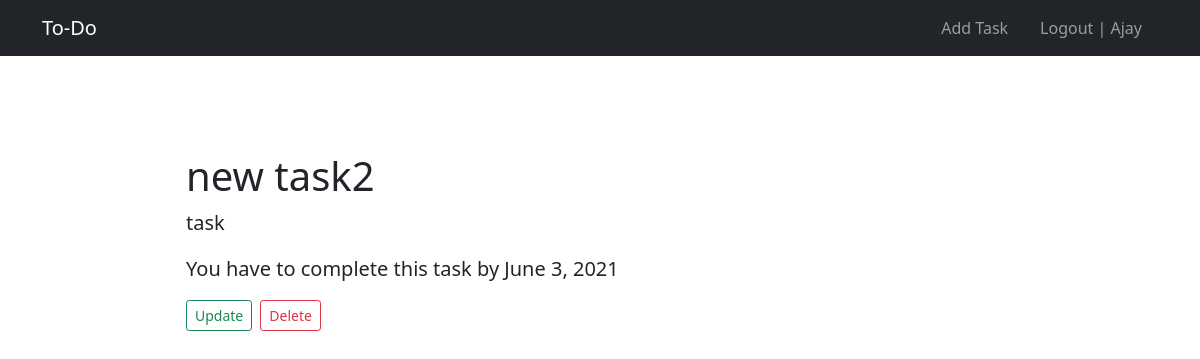
/todo/detail/18 (signed in), run on the app's committed database.
### users/models.py (models this page shows, shortened)
class CustomUser(AbstractUser):
    username = None
    email = models.EmailField(_('email address'), unique=True)
    USERNAME_FIELD = 'email'
    REQUIRED_FIELDS = []
    objects = CustomUserManager()

### to_do/models.py (models this page shows, shortened)
class Todo(models.Model):
    task = models.CharField(max_length=200)
    category = models.CharField(max_length=50)
    due_date = models.DateField()
    completed = models.BooleanField(default=False)
    created_by = models.ForeignKey(CustomUser, on_delete=models.CASCADE)
    class Meta:
        ordering = ['completed', 'due_date']

### to_do/views.py (the view)
# urls.py: path('detail/<int:pk>', views.TodoDetailView.as_view(), name = 'detail'),
class TodoDetailView(LoginRequiredMixin, UserPassesTestMixin, DetailView):
    model = Todo
    template_name = "to_do/detail.html"
    def test_func(self):
        todo = self.get_object()
        if self.request.user == todo.created_by:
            return True
        return False

### to_do/templates/to_do/detail.html
{% extends 'index.html' %} {% block base %}
<div class="px-4 py-5 my-5">
  <h2 class="display-6">{{ object.task}}</h2>
  <p class="lead">{{object.category}}</p>
  {% if object.completed %}
  <p class="lead">You have completed this task</p>
  <a href="{% url 'delete' object.id %}" class="btn btn-outline-danger btn-sm"
    >Delete</a
  >
  {% else %}
  <p class="lead">You have to complete this task by {{object.due_date}}</p>
  <div class="d-grid gap-2 d-sm-flex mb-5">
    <a
      href="{% url 'update' object.id %}"
      class="btn btn-outline-success btn-sm"
      >Update</a
    >
    <a href="{% url 'delete' object.id %}" class="btn btn-outline-danger btn-sm"
      >Delete</a
    >
  </div>
  {% endif %}
</div>
{% endblock %}

### templates/index.html (shortened to what this page needs)
{% load static %}
<!DOCTYPE html>
<html lang="en">
  <head>
    <link
      href="https://cdn.jsdelivr.net/npm/bootstrap@5.0.1/dist/css/bootstrap.min.css"
      rel="stylesheet"
    />
    <link rel="stylesheet" href="{% static 'css/style.css' %}" />
  </head>
  <body>
    <nav class="navbar navbar-dark bg-dark">
      <div class="container">
        <a
          class="navbar-brand"
          href="{% if user.is_authenticated %}{% url 'list'%}{% else %}{% url 'index'%}{% endif %}"
          >To-Do</a
        >
        <div class="">
          <ul class="navbar-nav d-flex flex-row bd-highlight">
            {% if user.is_authenticated %}
            <li class="nav-item mx-3">
              <a class="nav-link" href="{% url 'add'%}">Add Task</a>
            </li>
            <li class="nav-item mx-3">
              <a class="nav-link" href="{% url 'logout' %}">
                Logout | {{user.first_name}}</a
              >
            </li>
            {% endif %}
          </ul>
        </div>
      </div>
    </nav>
    <div class="container main my-5 mx-auto w-75">
      {% block base %} {% endblock %}
    </div>
  </body>
</html>

### data on the page
CustomUser: first_name "Ajay"
Todo: task "new task2", category "task", due_date "June 3, 2021"
